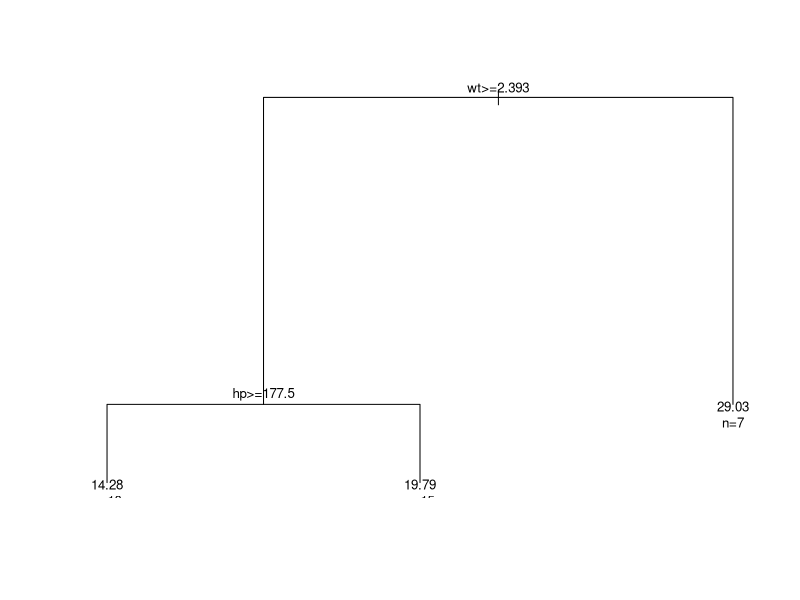
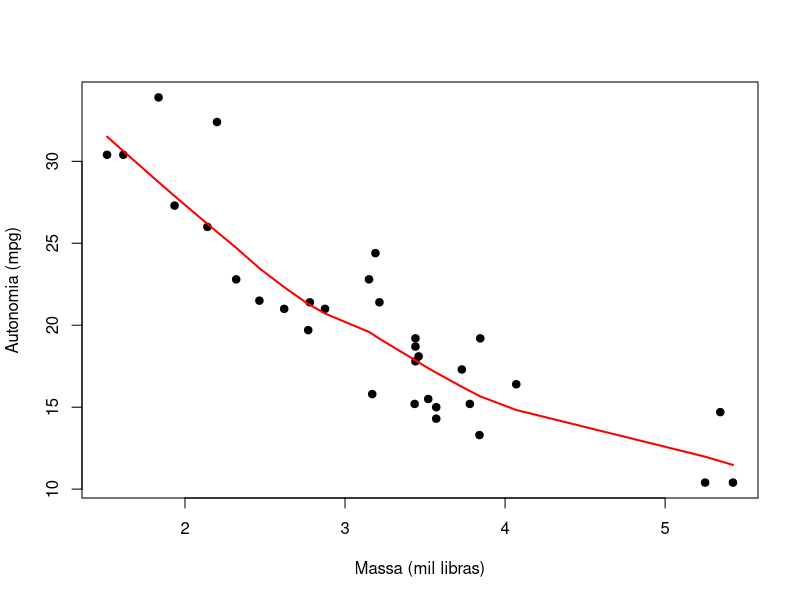

The R script that drew these images, in order:
# Árvore de regressão (CART) ----

# Ajuste e resultados ----
if (!requireNamespace("rpart", quietly = TRUE)) install.packages("rpart")
library(rpart)
set.seed(2026)
ajuste <- rpart(mpg ~ wt + hp + qsec, data = mtcars,
               method = "anova", control = rpart.control(cp = 0.01))
printcp(ajuste)
plot(ajuste); text(ajuste, use.n = TRUE, cex = 0.8)

# Visualização e diagnóstico ----
plot(mpg ~ wt, data = mtcars, pch = 19, xlab = "Massa (mil libras)", ylab = "Autonomia (mpg)")
lines(lowess(mtcars$wt, mtcars$mpg), col = "red", lwd = 2)
